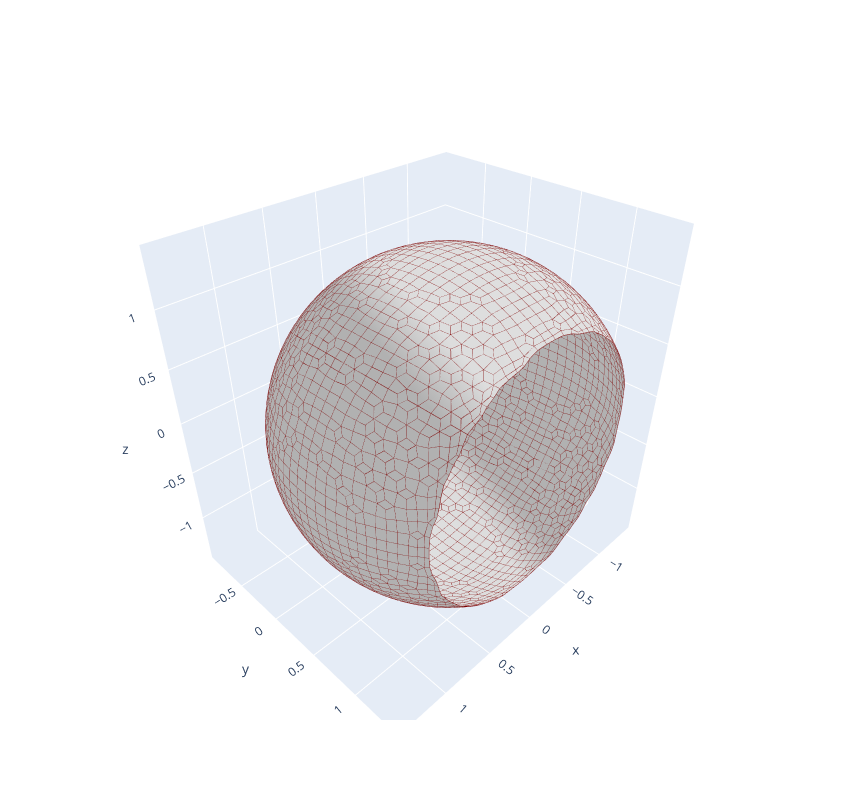

Here is the notebook cell this chart was saved with:
### Code cell
# the sphere radius needed to be lowered to 1.3 with resolution 16, given that 1.4 was outside the grid.
# similarly, the resolution can be increased to 32 with radius 1.4, which is still within the grid.

vol = SphereVolume([0.,0.5,0.],1.4)
xform = XForm([-1.5,-1.5,-1.5],[1.5,1.5,1.5],[32, 32, 32])
m = polygonize_volume(vol, xform, 0)
jd.display(m)

### Figure 1 — Plotly figure (JSON) as saved in the notebook; plotly's stock layout.template omitted (floating-point values rounded to 4 significant figures; data arrays with more than 128 entries replaced by an {"elided": "..."} marker saying what was removed)
{"data": [{"color": "#dddddd", "flatshading": false, "i": {"elided": "6978 int values"}, "j": {"elided": "6978 int values"}, "k": {"elided": "6978 int values"}, "type": "mesh3d", "x": {"elided": "3536 float values"}, "y": {"elided": "3536 float values"}, "z": {"elided": "3536 float values"}}, {"hoverinfo": "none", "line": {"color": "rgb(125,0,0)", "width": 1}, "mode": "lines", "type": "scatter3d", "x": {"elided": "21072 float values"}, "y": {"elided": "21072 float values"}, "z": {"elided": "21072 float values"}}], "layout": {"height": 800, "scene": {"aspectmode": "data"}, "width": 850}}
